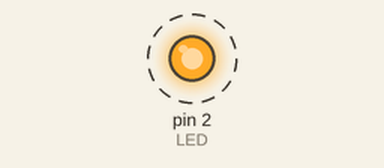
This program was run on a simulated MicroPython board. Parts: output pins drawn as LEDs (lit = HIGH). Dashed ring = blinking. What the program prints to the serial console is not drawn.

Above: at 0.5 s.
Timing chart, 0 to 4.6 s (numbered marks = the images above):
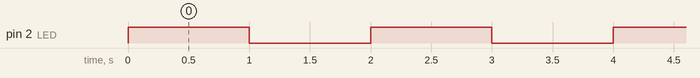

The program:

main.py
```python
import machine
import time##导入machine库与time库

LED=machine.Pin(2,machine.Pin.OUT)##配置GPIO2为输出状态

while(1):
    LED.value(1)##GPIO输出高电平，对于电路来说，LED是灭的。
    time.sleep_ms(1000)##延时1S
    print('灭')
    LED.value(0)
    time.sleep_ms(1000)
    print('亮')
```

Measured:
- by itself, pin 2 (LED): alternates HIGH for 1.0 s and LOW for 1.0 s
